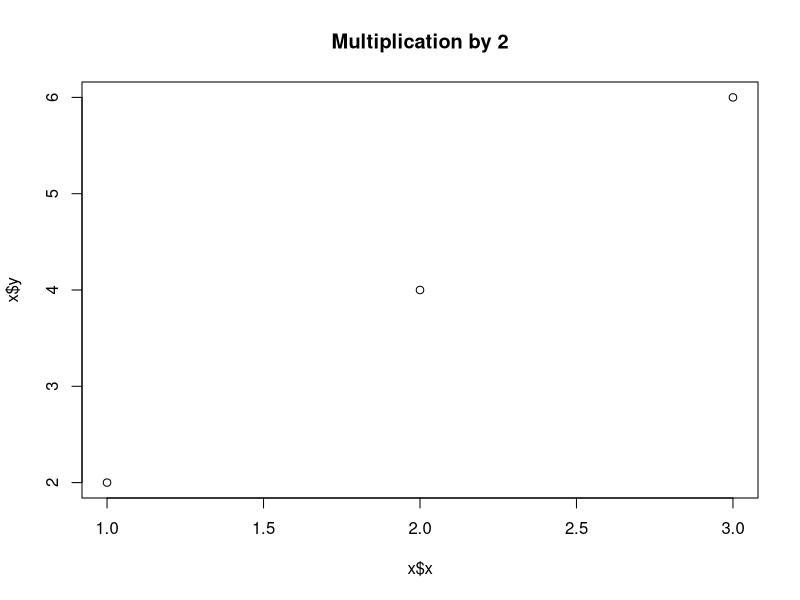

R code for this plot: (Note: this script raises an error after producing the figure.)
## ---- chunk 1
double <- function(number) {
  return(2*number)
}
## ---- chunk 2
base::double(2)
## ---- chunk 3
fuzzydouble <- function(number, sd=1) {
  return(2*number + rnorm(length(number), 0, sd))
}
## ---- chunk 4
#' @import stats
## ---- chunk 5
#' @importFrom stats rnorm
## ---- chunk 6
# Classe d'un nombre
class(2)
# Classe d'une fonction
class(sum)
## ---- chunk 7
plot
## ---- chunk 8
# Valeurs de y de 1 à 10 avec une erreur normale d'écart-type 1
y <- 1:10 + rnorm(10)
# Valeurs de x de 1 à 10 
x <- 1:10
# Modèle linéaire
my_lm <- lm(y~x)
# Classe
class(my_lm)
# Affichage de la structure (longue liste)
# str(my_lm)
# Quelques éléments de la liste:
my_lm$coefficients
my_lm$call
## ---- chunk 9
# Quelques fonctions plot()
head(methods(print))
# Nombre total
length(methods(print))
## ---- chunk 10
methods(class = "lm")
## ---- chunk 11
# Equivalent de "> my_lm"
print(my_lm)
## ---- chunk 12
summary(my_lm)
## ---- chunk 13
x <- 1
class(x) <- "MyClass"
class(x)
## ---- chunk 14
y <- 1
class(y) <- c("MyClass", class(y))
class(y)
## ---- chunk 15
class(y) <- "lm"
tryCatch(print(y), error= function(e) print(e))
## ---- chunk 16
# Méthode générique
triple <- function (x, ...) {
  UseMethod("triple")
}
## ---- chunk 17
triple.integer<- function (x, ...){
  return(x * 3L)
}
triple.numeric<- function (x, ...){
  return(x * 3.0)
}

## ---- chunk 18
# Argument entier
class(2L)
# Résultat entier par la fonction triple.integer
class(triple(2L))
# Argument réel
class(2)
# Résultat réel par la fonction triple.numeric
class(triple(2))
# Performance
microbenchmark::microbenchmark(triple.integer(2L), triple.numeric(2), triple(2L))
## ---- chunk 19
multiple <- function(number, times=1) {
  # Calculate the multiples
  y <- number * times
  # Save in a list
  result <- list(x=number, y=y, times=times)
  # Set the class
  class(result) <- c("multiple", class(result))
  return(result)
}
# Classe du résultat
my_multiple <- multiple(1:3, 2)
class(my_multiple)
## ---- chunk 20
my_multiple
## ---- chunk 21
print.multiple <- function(x, ...) {
  print.default(x$y)
}

# Nouvel affichage
my_multiple
## ---- chunk 22
summary.multiple <- function(x, ...) {
  print.default(x$x)
  cat("multiplied by", x$times, "is:\n")
  print.default(x$y)
}

# Nouvel affichage
summary(my_multiple)
## ---- chunk 23
plot.multiple <- function(x, y, ...) {
  plot.default(y=x$y, x=x$x, type="p", main = paste("Multiplication by", x$times), ...)
}

autoplot.multiple <- function(object, ...) {
  data.frame(x=object$x, y=object$y) %>% 
    ggplot2::ggplot() +
    ggplot2::geom_point(ggplot2::aes(x=x, y=y)) +
    ggplot2::labs(title =paste("Multiplication by", object$times))
}

plot(my_multiple)
autoplot(my_multiple)
